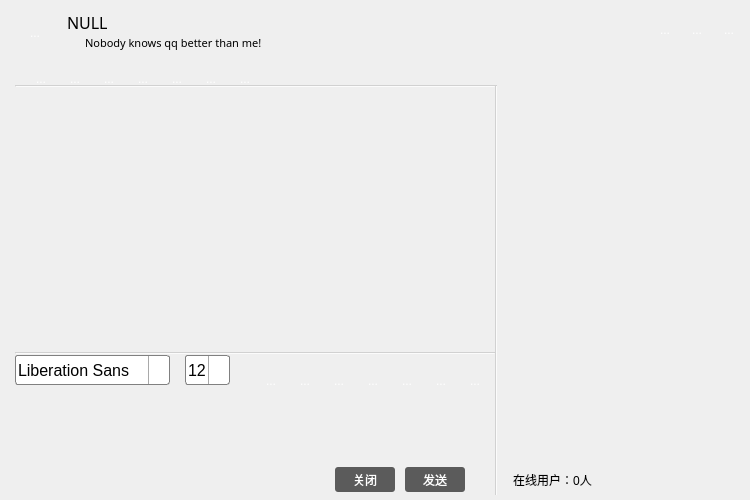
<?xml version="1.0" encoding="UTF-8"?>
<ui version="4.0">
 <class>ClientWin</class>
 <widget class="QWidget" name="ClientWin">
  <property name="geometry">
   <rect>
    <x>0</x>
    <y>0</y>
    <width>750</width>
    <height>500</height>
   </rect>
  </property>
  <property name="sizePolicy">
   <sizepolicy hsizetype="Expanding" vsizetype="Expanding">
    <horstretch>0</horstretch>
    <verstretch>0</verstretch>
   </sizepolicy>
  </property>
  <property name="minimumSize">
   <size>
    <width>750</width>
    <height>500</height>
   </size>
  </property>
  <property name="maximumSize">
   <size>
    <width>750</width>
    <height>500</height>
   </size>
  </property>
  <property name="windowTitle">
   <string>QQ</string>
  </property>
  <property name="autoFillBackground">
   <bool>false</bool>
  </property>
  <property name="styleSheet">
   <string notr="true"/>
  </property>
  <widget class="QStackedWidget" name="stackedWidget">
   <property name="geometry">
    <rect>
     <x>5</x>
     <y>5</y>
     <width>740</width>
     <height>490</height>
    </rect>
   </property>
   <property name="minimumSize">
    <size>
     <width>740</width>
     <height>490</height>
    </size>
   </property>
   <property name="maximumSize">
    <size>
     <width>740</width>
     <height>490</height>
    </size>
   </property>
   <property name="styleSheet">
    <string notr="true">QStackedWidget {background-image: url(:/images/background.jpg);}
</string>
   </property>
   <property name="frameShape">
    <enum>QFrame::NoFrame</enum>
   </property>
   <property name="frameShadow">
    <enum>QFrame::Sunken</enum>
   </property>
   <property name="lineWidth">
    <number>1</number>
   </property>
   <property name="midLineWidth">
    <number>0</number>
   </property>
   <widget class="QWidget" name="page">
    <widget class="QTextBrowser" name="messageBrowser">
     <property name="geometry">
      <rect>
       <x>10</x>
       <y>100</y>
       <width>480</width>
       <height>250</height>
      </rect>
     </property>
     <property name="minimumSize">
      <size>
       <width>480</width>
       <height>250</height>
      </size>
     </property>
     <property name="maximumSize">
      <size>
       <width>480</width>
       <height>250</height>
      </size>
     </property>
     <property name="font">
      <font>
       <pointsize>12</pointsize>
      </font>
     </property>
     <property name="styleSheet">
      <string notr="true">QTextBrowser { background-color: rgb(255, 255, 255,0); border-radius: 3px; color: rgb(0, 0, 0); }</string>
     </property>
     <property name="lineWidth">
      <number>1</number>
     </property>
     <property name="tabStopWidth">
      <number>80</number>
     </property>
     <property name="cursorWidth">
      <number>1</number>
     </property>
    </widget>
    <widget class="QTextEdit" name="messageTextEdit">
     <property name="geometry">
      <rect>
       <x>10</x>
       <y>390</y>
       <width>480</width>
       <height>70</height>
      </rect>
     </property>
     <property name="minimumSize">
      <size>
       <width>480</width>
       <height>70</height>
      </size>
     </property>
     <property name="maximumSize">
      <size>
       <width>16777215</width>
       <height>16777215</height>
      </size>
     </property>
     <property name="font">
      <font>
       <pointsize>12</pointsize>
      </font>
     </property>
     <property name="styleSheet">
      <string notr="true">QTextEdit { background-color: rgb(255, 255, 255,0); border-radius: 3px;color: rgb(0, 0, 0);  }


</string>
     </property>
     <property name="lineWidth">
      <number>1</number>
     </property>
    </widget>
    <widget class="QPushButton" name="sendButton">
     <property name="geometry">
      <rect>
       <x>400</x>
       <y>462</y>
       <width>60</width>
       <height>25</height>
      </rect>
     </property>
     <property name="minimumSize">
      <size>
       <width>60</width>
       <height>25</height>
      </size>
     </property>
     <property name="maximumSize">
      <size>
       <width>103</width>
       <height>41</height>
      </size>
     </property>
     <property name="styleSheet">
      <string notr="true">QPushButton { background-color: rgb(50, 50, 50,200); border-radius: 3px; color: rgb(255, 255, 255); }
 QPushButton:hover { background-color: rgb(50, 50, 50,255);}
</string>
     </property>
     <property name="text">
      <string>发送</string>
     </property>
    </widget>
    <widget class="QPushButton" name="exitButton">
     <property name="geometry">
      <rect>
       <x>330</x>
       <y>462</y>
       <width>60</width>
       <height>25</height>
      </rect>
     </property>
     <property name="minimumSize">
      <size>
       <width>60</width>
       <height>25</height>
      </size>
     </property>
     <property name="maximumSize">
      <size>
       <width>103</width>
       <height>41</height>
      </size>
     </property>
     <property name="styleSheet">
      <string notr="true">QPushButton { background-color: rgb(50, 50, 50,200); border-radius: 3px; color: rgb(255, 255, 255); }
 QPushButton:hover { background-color: rgb(50, 50, 50,255);}
</string>
     </property>
     <property name="text">
      <string>关闭</string>
     </property>
    </widget>
    <widget class="Line" name="line">
     <property name="geometry">
      <rect>
       <x>10</x>
       <y>347</y>
       <width>480</width>
       <height>2</height>
      </rect>
     </property>
     <property name="styleSheet">
      <string notr="true">background-color: rgba(255, 255, 255, 125);</string>
     </property>
     <property name="frameShadow">
      <enum>QFrame::Sunken</enum>
     </property>
     <property name="lineWidth">
      <number>1</number>
     </property>
     <property name="orientation">
      <enum>Qt::Horizontal</enum>
     </property>
    </widget>
    <widget class="Line" name="line_2">
     <property name="geometry">
      <rect>
       <x>490</x>
       <y>80</y>
       <width>2</width>
       <height>415</height>
      </rect>
     </property>
     <property name="styleSheet">
      <string notr="true">background-color: rgba(255, 255, 255, 125);</string>
     </property>
     <property name="orientation">
      <enum>Qt::Vertical</enum>
     </property>
    </widget>
    <widget class="QFontComboBox" name="fontComboBox">
     <property name="enabled">
      <bool>true</bool>
     </property>
     <property name="geometry">
      <rect>
       <x>10</x>
       <y>350</y>
       <width>155</width>
       <height>30</height>
      </rect>
     </property>
     <property name="minimumSize">
      <size>
       <width>155</width>
       <height>30</height>
      </size>
     </property>
     <property name="maximumSize">
      <size>
       <width>155</width>
       <height>30</height>
      </size>
     </property>
     <property name="font">
      <font>
       <pointsize>12</pointsize>
      </font>
     </property>
     <property name="mouseTracking">
      <bool>false</bool>
     </property>
     <property name="acceptDrops">
      <bool>false</bool>
     </property>
     <property name="styleSheet">
      <string notr="true">QComboBox {
	background-color: rgb(255, 255, 255);
    border: 1px solid gray;
    border-radius: 3px;
    padding: 1px 2px 1px 2px;  /*针对于组合框中的文本内容*/
    /*min-width: 9em;   组合框的最小宽度*/
}
QComboBox::drop-down {
    subcontrol-origin: padding;
    subcontrol-position: top right;
    width: 20px;

    border-left-width: 1px;
    border-left-color: darkgray;
    border-left-style: solid; 
    border-top-right-radius: 3px; 
    border-bottom-right-radius: 3px;
}
QComboBox::down-arrow {
    image: url(:/images/QComboBox);
}
QComboBox::drop-down:hover { background-color: rgb(50, 50, 50,255);}</string>
     </property>
     <property name="editable">
      <bool>false</bool>
     </property>
    </widget>
    <widget class="QComboBox" name="sizeComboBox">
     <property name="geometry">
      <rect>
       <x>180</x>
       <y>350</y>
       <width>45</width>
       <height>30</height>
      </rect>
     </property>
     <property name="sizePolicy">
      <sizepolicy hsizetype="Preferred" vsizetype="Fixed">
       <horstretch>0</horstretch>
       <verstretch>1</verstretch>
      </sizepolicy>
     </property>
     <property name="minimumSize">
      <size>
       <width>45</width>
       <height>30</height>
      </size>
     </property>
     <property name="maximumSize">
      <size>
       <width>45</width>
       <height>30</height>
      </size>
     </property>
     <property name="font">
      <font>
       <pointsize>12</pointsize>
      </font>
     </property>
     <property name="styleSheet">
      <string notr="true">QComboBox {
	background-color: rgb(255, 255, 255);
    border: 1px solid gray;
    border-radius: 3px;
    padding: 1px 2px 1px 2px;  /*针对于组合框中的文本内容*/
    /*min-width: 9em;   组合框的最小宽度*/
}
QComboBox::drop-down {
    subcontrol-origin: padding;
    subcontrol-position: top right;
    width: 20px;

    border-left-width: 1px;
    border-left-color: darkgray;
    border-left-style: solid; 
    border-top-right-radius: 3px; 
    border-bottom-right-radius: 3px;
}
QComboBox::down-arrow {
    image: url(:/images/QComboBox);
}
QComboBox::drop-down:hover { background-color: rgb(50, 50, 50,255);}</string>
     </property>
     <property name="currentIndex">
      <number>3</number>
     </property>
     <item>
      <property name="text">
       <string>9</string>
      </property>
     </item>
     <item>
      <property name="text">
       <string>10</string>
      </property>
     </item>
     <item>
      <property name="text">
       <string>11</string>
      </property>
     </item>
     <item>
      <property name="text">
       <string>12</string>
      </property>
     </item>
     <item>
      <property name="text">
       <string>13</string>
      </property>
     </item>
     <item>
      <property name="text">
       <string>14</string>
      </property>
     </item>
     <item>
      <property name="text">
       <string>15</string>
      </property>
     </item>
     <item>
      <property name="text">
       <string>16</string>
      </property>
     </item>
     <item>
      <property name="text">
       <string>17</string>
      </property>
     </item>
     <item>
      <property name="text">
       <string>18</string>
      </property>
     </item>
     <item>
      <property name="text">
       <string>19</string>
      </property>
     </item>
     <item>
      <property name="text">
       <string>20</string>
      </property>
     </item>
     <item>
      <property name="text">
       <string>21</string>
      </property>
     </item>
     <item>
      <property name="text">
       <string>22</string>
      </property>
     </item>
    </widget>
    <widget class="QWidget" name="layoutWidget">
     <property name="geometry">
      <rect>
       <x>240</x>
       <y>350</y>
       <width>254</width>
       <height>32</height>
      </rect>
     </property>
     <layout class="QHBoxLayout" name="horizontalLayout">
      <item>
       <widget class="QToolButton" name="boldToolButton">
        <property name="minimumSize">
         <size>
          <width>30</width>
          <height>30</height>
         </size>
        </property>
        <property name="maximumSize">
         <size>
          <width>30</width>
          <height>30</height>
         </size>
        </property>
        <property name="toolTip">
         <string>加粗</string>
        </property>
        <property name="styleSheet">
         <string notr="true">QToolButton { background-color: rgb(50, 50, 50,0); border-radius: 3px; color: rgb(255, 255, 255); }
QToolButton:hover { background-color: rgb(50, 50, 50,255);}</string>
        </property>
        <property name="text">
         <string>...</string>
        </property>
        <property name="icon">
         <iconset resource="images.qrc">
          <normaloff>:/images/bold.png</normaloff>:/images/bold.png</iconset>
        </property>
        <property name="checkable">
         <bool>true</bool>
        </property>
       </widget>
      </item>
      <item>
       <widget class="QToolButton" name="italicToolButton">
        <property name="minimumSize">
         <size>
          <width>30</width>
          <height>30</height>
         </size>
        </property>
        <property name="maximumSize">
         <size>
          <width>30</width>
          <height>30</height>
         </size>
        </property>
        <property name="toolTip">
         <string>倾斜</string>
        </property>
        <property name="styleSheet">
         <string notr="true">QToolButton { background-color: rgb(50, 50, 50,0); border-radius: 3px; color: rgb(255, 255, 255); }
QToolButton:hover { background-color: rgb(50, 50, 50,255);}</string>
        </property>
        <property name="text">
         <string>...</string>
        </property>
        <property name="icon">
         <iconset resource="images.qrc">
          <normaloff>:/images/italic.png</normaloff>:/images/italic.png</iconset>
        </property>
        <property name="checkable">
         <bool>true</bool>
        </property>
       </widget>
      </item>
      <item>
       <widget class="QToolButton" name="underlineToolButton">
        <property name="minimumSize">
         <size>
          <width>30</width>
          <height>30</height>
         </size>
        </property>
        <property name="maximumSize">
         <size>
          <width>30</width>
          <height>30</height>
         </size>
        </property>
        <property name="toolTip">
         <string>下划线</string>
        </property>
        <property name="styleSheet">
         <string notr="true">QToolButton { background-color: rgb(50, 50, 50,0); border-radius: 3px; color: rgb(255, 255, 255); }
QToolButton:hover { background-color: rgb(50, 50, 50,255);}</string>
        </property>
        <property name="text">
         <string>...</string>
        </property>
        <property name="icon">
         <iconset resource="images.qrc">
          <normaloff>:/images/under.png</normaloff>:/images/under.png</iconset>
        </property>
        <property name="checkable">
         <bool>true</bool>
        </property>
       </widget>
      </item>
      <item>
       <widget class="QToolButton" name="colorToolButton">
        <property name="minimumSize">
         <size>
          <width>30</width>
          <height>30</height>
         </size>
        </property>
        <property name="maximumSize">
         <size>
          <width>30</width>
          <height>30</height>
         </size>
        </property>
        <property name="toolTip">
         <string>更改字体颜色</string>
        </property>
        <property name="styleSheet">
         <string notr="true">QToolButton { background-color: rgb(50, 50, 50,0); border-radius: 3px; color: rgb(255, 255, 255); }
QToolButton:hover { background-color: rgb(50, 50, 50,255);}</string>
        </property>
        <property name="text">
         <string>...</string>
        </property>
        <property name="icon">
         <iconset resource="images.qrc">
          <normaloff>:/images/color.png</normaloff>:/images/color.png</iconset>
        </property>
       </widget>
      </item>
      <item>
       <widget class="QToolButton" name="sendToolButton">
        <property name="minimumSize">
         <size>
          <width>30</width>
          <height>30</height>
         </size>
        </property>
        <property name="maximumSize">
         <size>
          <width>30</width>
          <height>30</height>
         </size>
        </property>
        <property name="toolTip">
         <string>传输文件</string>
        </property>
        <property name="styleSheet">
         <string notr="true">QToolButton { background-color: rgb(50, 50, 50,0); border-radius: 3px; color: rgb(255, 255, 255); }
QToolButton:hover { background-color: rgb(50, 50, 50,255);}</string>
        </property>
        <property name="text">
         <string>...</string>
        </property>
        <property name="icon">
         <iconset resource="images.qrc">
          <normaloff>:/images/send.png</normaloff>:/images/send.png</iconset>
        </property>
       </widget>
      </item>
      <item>
       <widget class="QToolButton" name="saveToolButton">
        <property name="minimumSize">
         <size>
          <width>30</width>
          <height>30</height>
         </size>
        </property>
        <property name="maximumSize">
         <size>
          <width>30</width>
          <height>30</height>
         </size>
        </property>
        <property name="toolTip">
         <string>保存聊天记录</string>
        </property>
        <property name="styleSheet">
         <string notr="true">QToolButton { background-color: rgb(50, 50, 50,0); border-radius: 3px; color: rgb(255, 255, 255); }
QToolButton:hover { background-color: rgb(50, 50, 50,255);}</string>
        </property>
        <property name="text">
         <string>...</string>
        </property>
        <property name="icon">
         <iconset resource="images.qrc">
          <normaloff>:/images/save.png</normaloff>:/images/save.png</iconset>
        </property>
       </widget>
      </item>
      <item>
       <widget class="QToolButton" name="clearToolButton">
        <property name="minimumSize">
         <size>
          <width>30</width>
          <height>30</height>
         </size>
        </property>
        <property name="maximumSize">
         <size>
          <width>30</width>
          <height>30</height>
         </size>
        </property>
        <property name="toolTip">
         <string>清除聊天记录</string>
        </property>
        <property name="styleSheet">
         <string notr="true">QToolButton { background-color: rgb(50, 50, 50,0); border-radius: 3px; color: rgb(255, 255, 255); }
QToolButton:hover { background-color: rgb(50, 50, 50,255);}</string>
        </property>
        <property name="text">
         <string>...</string>
        </property>
        <property name="icon">
         <iconset resource="images.qrc">
          <normaloff>:/images/clear.png</normaloff>:/images/clear.png</iconset>
        </property>
       </widget>
      </item>
     </layout>
    </widget>
    <widget class="Line" name="line_3">
     <property name="geometry">
      <rect>
       <x>10</x>
       <y>80</y>
       <width>480</width>
       <height>2</height>
      </rect>
     </property>
     <property name="styleSheet">
      <string notr="true">background-color: rgba(255, 255, 255, 125);</string>
     </property>
     <property name="orientation">
      <enum>Qt::Horizontal</enum>
     </property>
    </widget>
    <widget class="QToolButton" name="toolButton_8">
     <property name="geometry">
      <rect>
       <x>10</x>
       <y>8</y>
       <width>40</width>
       <height>40</height>
      </rect>
     </property>
     <property name="sizePolicy">
      <sizepolicy hsizetype="Fixed" vsizetype="Fixed">
       <horstretch>40</horstretch>
       <verstretch>40</verstretch>
      </sizepolicy>
     </property>
     <property name="minimumSize">
      <size>
       <width>40</width>
       <height>40</height>
      </size>
     </property>
     <property name="styleSheet">
      <string notr="true">QToolButton { background-color: rgb(50, 50, 50,0); border-radius: 3px; color: rgb(255, 255, 255); }</string>
     </property>
     <property name="text">
      <string>...</string>
     </property>
     <property name="icon">
      <iconset resource="images.qrc">
       <normaloff>:/images/head.jpg</normaloff>:/images/head.jpg</iconset>
     </property>
     <property name="iconSize">
      <size>
       <width>40</width>
       <height>40</height>
      </size>
     </property>
    </widget>
    <widget class="QLabel" name="label">
     <property name="geometry">
      <rect>
       <x>80</x>
       <y>30</y>
       <width>221</width>
       <height>16</height>
      </rect>
     </property>
     <property name="font">
      <font>
       <family>微软雅黑</family>
       <pointsize>8</pointsize>
      </font>
     </property>
     <property name="text">
      <string>Nobody knows qq better than me!</string>
     </property>
    </widget>
    <widget class="QLabel" name="label_2">
     <property name="geometry">
      <rect>
       <x>62</x>
       <y>5</y>
       <width>100</width>
       <height>25</height>
      </rect>
     </property>
     <property name="minimumSize">
      <size>
       <width>100</width>
       <height>25</height>
      </size>
     </property>
     <property name="baseSize">
      <size>
       <width>100</width>
       <height>25</height>
      </size>
     </property>
     <property name="font">
      <font>
       <family>微软雅黑</family>
       <pointsize>12</pointsize>
      </font>
     </property>
     <property name="text">
      <string>NULL</string>
     </property>
    </widget>
    <widget class="QWidget" name="layoutWidget">
     <property name="geometry">
      <rect>
       <x>10</x>
       <y>48</y>
       <width>254</width>
       <height>32</height>
      </rect>
     </property>
     <layout class="QHBoxLayout" name="horizontalLayout_2">
      <item>
       <widget class="QToolButton" name="toolButton">
        <property name="minimumSize">
         <size>
          <width>30</width>
          <height>30</height>
         </size>
        </property>
        <property name="maximumSize">
         <size>
          <width>30</width>
          <height>30</height>
         </size>
        </property>
        <property name="toolTip">
         <string>发起语音通话</string>
        </property>
        <property name="styleSheet">
         <string notr="true">QToolButton { background-color: rgb(50, 50, 50,0); border-radius: 3px; color: rgb(255, 255, 255); }
QToolButton:hover { background-color: rgb(50, 50, 50,255);}</string>
        </property>
        <property name="text">
         <string>...</string>
        </property>
        <property name="icon">
         <iconset resource="images.qrc">
          <normaloff>:/images/mcallphone.png</normaloff>:/images/mcallphone.png</iconset>
        </property>
        <property name="iconSize">
         <size>
          <width>30</width>
          <height>30</height>
         </size>
        </property>
       </widget>
      </item>
      <item>
       <widget class="QToolButton" name="toolButton_2">
        <property name="minimumSize">
         <size>
          <width>30</width>
          <height>30</height>
         </size>
        </property>
        <property name="maximumSize">
         <size>
          <width>30</width>
          <height>30</height>
         </size>
        </property>
        <property name="toolTip">
         <string>发起视频通话</string>
        </property>
        <property name="styleSheet">
         <string notr="true">QToolButton { background-color: rgb(50, 50, 50,0); border-radius: 3px; color: rgb(255, 255, 255); }
QToolButton:hover { background-color: rgb(50, 50, 50,255);}</string>
        </property>
        <property name="text">
         <string>...</string>
        </property>
        <property name="icon">
         <iconset resource="images.qrc">
          <normaloff>:/images/video.png</normaloff>:/images/video.png</iconset>
        </property>
        <property name="iconSize">
         <size>
          <width>30</width>
          <height>30</height>
         </size>
        </property>
       </widget>
      </item>
      <item>
       <widget class="QToolButton" name="toolButton_3">
        <property name="minimumSize">
         <size>
          <width>30</width>
          <height>30</height>
         </size>
        </property>
        <property name="maximumSize">
         <size>
          <width>30</width>
          <height>30</height>
         </size>
        </property>
        <property name="toolTip">
         <string>远程演示</string>
        </property>
        <property name="styleSheet">
         <string notr="true">QToolButton { background-color: rgb(50, 50, 50,0); border-radius: 3px; color: rgb(255, 255, 255); }
QToolButton:hover { background-color: rgb(50, 50, 50,255);}</string>
        </property>
        <property name="text">
         <string>...</string>
        </property>
        <property name="icon">
         <iconset resource="images.qrc">
          <normaloff>:/images/control.png</normaloff>:/images/control.png</iconset>
        </property>
        <property name="iconSize">
         <size>
          <width>30</width>
          <height>30</height>
         </size>
        </property>
       </widget>
      </item>
      <item>
       <widget class="QToolButton" name="toolButton_4">
        <property name="minimumSize">
         <size>
          <width>30</width>
          <height>30</height>
         </size>
        </property>
        <property name="maximumSize">
         <size>
          <width>30</width>
          <height>30</height>
         </size>
        </property>
        <property name="toolTip">
         <string>传送文件</string>
        </property>
        <property name="styleSheet">
         <string notr="true">QToolButton { background-color: rgb(50, 50, 50,0); border-radius: 3px; color: rgb(255, 255, 255); }
QToolButton:hover { background-color: rgb(50, 50, 50,255);}</string>
        </property>
        <property name="text">
         <string>...</string>
        </property>
        <property name="icon">
         <iconset resource="images.qrc">
          <normaloff>:/images/file.png</normaloff>:/images/file.png</iconset>
        </property>
        <property name="iconSize">
         <size>
          <width>30</width>
          <height>30</height>
         </size>
        </property>
       </widget>
      </item>
      <item>
       <widget class="QToolButton" name="toolButton_5">
        <property name="minimumSize">
         <size>
          <width>30</width>
          <height>30</height>
         </size>
        </property>
        <property name="maximumSize">
         <size>
          <width>30</width>
          <height>30</height>
         </size>
        </property>
        <property name="toolTip">
         <string>远程桌面</string>
        </property>
        <property name="styleSheet">
         <string notr="true">QToolButton { background-color: rgb(50, 50, 50,0); border-radius: 3px; color: rgb(255, 255, 255); }
QToolButton:hover { background-color: rgb(50, 50, 50,255);}</string>
        </property>
        <property name="text">
         <string>...</string>
        </property>
        <property name="icon">
         <iconset resource="images.qrc">
          <normaloff>:/images/table.png</normaloff>:/images/table.png</iconset>
        </property>
        <property name="iconSize">
         <size>
          <width>30</width>
          <height>30</height>
         </size>
        </property>
       </widget>
      </item>
      <item>
       <widget class="QToolButton" name="toolButton_6">
        <property name="minimumSize">
         <size>
          <width>30</width>
          <height>30</height>
         </size>
        </property>
        <property name="maximumSize">
         <size>
          <width>30</width>
          <height>30</height>
         </size>
        </property>
        <property name="toolTip">
         <string>发起多人聊天</string>
        </property>
        <property name="styleSheet">
         <string notr="true">QToolButton { background-color: rgb(50, 50, 50,0); border-radius: 3px; color: rgb(255, 255, 255); }
QToolButton:hover { background-color: rgb(50, 50, 50,255);}</string>
        </property>
        <property name="text">
         <string>...</string>
        </property>
        <property name="icon">
         <iconset resource="images.qrc">
          <normaloff>:/images/people.png</normaloff>:/images/people.png</iconset>
        </property>
        <property name="iconSize">
         <size>
          <width>30</width>
          <height>30</height>
         </size>
        </property>
       </widget>
      </item>
      <item>
       <widget class="QToolButton" name="toolButton_7">
        <property name="minimumSize">
         <size>
          <width>30</width>
          <height>30</height>
         </size>
        </property>
        <property name="maximumSize">
         <size>
          <width>30</width>
          <height>30</height>
         </size>
        </property>
        <property name="toolTip">
         <string>应用</string>
        </property>
        <property name="styleSheet">
         <string notr="true">QToolButton { background-color: rgb(50, 50, 50,0); border-radius: 3px; color: rgb(255, 255, 255); }
QToolButton:hover { background-color: rgb(50, 50, 50,255);}</string>
        </property>
        <property name="text">
         <string>...</string>
        </property>
        <property name="icon">
         <iconset resource="images.qrc">
          <normaloff>:/images/software.png</normaloff>:/images/software.png</iconset>
        </property>
        <property name="iconSize">
         <size>
          <width>30</width>
          <height>30</height>
         </size>
        </property>
       </widget>
      </item>
     </layout>
    </widget>
    <widget class="QPushButton" name="pushButton">
     <property name="geometry">
      <rect>
       <x>59</x>
       <y>30</y>
       <width>16</width>
       <height>16</height>
      </rect>
     </property>
     <property name="minimumSize">
      <size>
       <width>16</width>
       <height>16</height>
      </size>
     </property>
     <property name="maximumSize">
      <size>
       <width>16</width>
       <height>16</height>
      </size>
     </property>
     <property name="styleSheet">
      <string notr="true">QPushButton { background-color: rgb(50, 50, 50,0); border-radius: 3px; color: rgb(255, 255, 255); }
QPushButton:hover { background-color: rgb(50, 50, 50,255);}</string>
     </property>
     <property name="text">
      <string/>
     </property>
     <property name="icon">
      <iconset resource="images.qrc">
       <normaloff>:/images/star.png</normaloff>:/images/star.png</iconset>
     </property>
    </widget>
    <widget class="QLabel" name="userNumLabel">
     <property name="geometry">
      <rect>
       <x>480</x>
       <y>460</y>
       <width>135</width>
       <height>30</height>
      </rect>
     </property>
     <property name="minimumSize">
      <size>
       <width>135</width>
       <height>30</height>
      </size>
     </property>
     <property name="maximumSize">
      <size>
       <width>157</width>
       <height>41</height>
      </size>
     </property>
     <property name="font">
      <font>
       <pointsize>9</pointsize>
      </font>
     </property>
     <property name="styleSheet">
      <string notr="true"/>
     </property>
     <property name="text">
      <string>在线用户：0人</string>
     </property>
     <property name="alignment">
      <set>Qt::AlignCenter</set>
     </property>
    </widget>
    <widget class="QWidget" name="layoutWidget">
     <property name="geometry">
      <rect>
       <x>602</x>
       <y>-1</y>
       <width>143</width>
       <height>32</height>
      </rect>
     </property>
     <layout class="QHBoxLayout" name="horizontalLayout_3">
      <item>
       <widget class="MenuButton" name="menuButton">
        <property name="minimumSize">
         <size>
          <width>30</width>
          <height>30</height>
         </size>
        </property>
        <property name="maximumSize">
         <size>
          <width>30</width>
          <height>30</height>
         </size>
        </property>
        <property name="toolTip">
         <string>皮肤</string>
        </property>
        <property name="statusTip">
         <string/>
        </property>
        <property name="whatsThis">
         <string/>
        </property>
        <property name="accessibleName">
         <string/>
        </property>
        <property name="accessibleDescription">
         <string/>
        </property>
        <property name="styleSheet">
         <string notr="true">QPushButton { background-color: rgb(50, 50, 50,0); border-radius: 3px; color: rgb(255, 255, 255); }
QPushButton:hover { background-color: rgb(50, 50, 50,255);}</string>
        </property>
        <property name="text">
         <string/>
        </property>
        <property name="icon">
         <iconset resource="images.qrc">
          <normaloff>:/images/menu.png</normaloff>:/images/menu.png</iconset>
        </property>
       </widget>
      </item>
      <item>
       <widget class="QToolButton" name="minButton">
        <property name="minimumSize">
         <size>
          <width>30</width>
          <height>30</height>
         </size>
        </property>
        <property name="maximumSize">
         <size>
          <width>30</width>
          <height>30</height>
         </size>
        </property>
        <property name="toolTip">
         <string>最小化</string>
        </property>
        <property name="styleSheet">
         <string notr="true">QToolButton { background-color: rgb(50, 50, 50,0); border-radius: 3px; color: rgb(255, 255, 255); }
QToolButton:hover { background-color: rgb(50, 50, 50,255);}</string>
        </property>
        <property name="text">
         <string>...</string>
        </property>
        <property name="icon">
         <iconset resource="images.qrc">
          <normaloff>:/images/min.png</normaloff>:/images/min.png</iconset>
        </property>
       </widget>
      </item>
      <item>
       <widget class="QToolButton" name="maxButton">
        <property name="minimumSize">
         <size>
          <width>30</width>
          <height>30</height>
         </size>
        </property>
        <property name="maximumSize">
         <size>
          <width>30</width>
          <height>30</height>
         </size>
        </property>
        <property name="toolTip">
         <string>最大化</string>
        </property>
        <property name="styleSheet">
         <string notr="true">QToolButton { background-color: rgb(50, 50, 50,0); border-radius: 3px; color: rgb(255, 255, 255); }
QToolButton:hover { background-color: rgb(50, 50, 50,255);}</string>
        </property>
        <property name="text">
         <string>...</string>
        </property>
        <property name="icon">
         <iconset resource="images.qrc">
          <normaloff>:/images/max.png</normaloff>:/images/max.png</iconset>
        </property>
       </widget>
      </item>
      <item>
       <widget class="QToolButton" name="closeButton">
        <property name="minimumSize">
         <size>
          <width>30</width>
          <height>30</height>
         </size>
        </property>
        <property name="maximumSize">
         <size>
          <width>30</width>
          <height>30</height>
         </size>
        </property>
        <property name="toolTip">
         <string>关闭</string>
        </property>
        <property name="styleSheet">
         <string notr="true">QToolButton { background-color: rgb(50, 50, 50,0); border-radius: 3px; color: rgb(255, 255, 255); }
QToolButton:hover { background-color: rgb(50, 50, 50,255);}</string>
        </property>
        <property name="text">
         <string>...</string>
        </property>
        <property name="icon">
         <iconset resource="images.qrc">
          <normaloff>:/images/exit.png</normaloff>:/images/exit.png</iconset>
        </property>
       </widget>
      </item>
     </layout>
    </widget>
    <widget class="QTableWidget" name="userTableWidget">
     <property name="geometry">
      <rect>
       <x>496</x>
       <y>85</y>
       <width>255</width>
       <height>380</height>
      </rect>
     </property>
     <property name="minimumSize">
      <size>
       <width>255</width>
       <height>380</height>
      </size>
     </property>
     <property name="maximumSize">
      <size>
       <width>255</width>
       <height>380</height>
      </size>
     </property>
     <property name="font">
      <font>
       <pointsize>8</pointsize>
      </font>
     </property>
     <property name="styleSheet">
      <string notr="true">QTableWidget { background-color: rgb(255, 132, 139,0); border-radius: 3px; color: rgb(0,0,0); }</string>
     </property>
     <property name="alternatingRowColors">
      <bool>false</bool>
     </property>
     <property name="selectionMode">
      <enum>QAbstractItemView::SingleSelection</enum>
     </property>
     <property name="selectionBehavior">
      <enum>QAbstractItemView::SelectRows</enum>
     </property>
     <property name="showGrid">
      <bool>false</bool>
     </property>
     <property name="gridStyle">
      <enum>Qt::SolidLine</enum>
     </property>
     <attribute name="horizontalHeaderVisible">
      <bool>false</bool>
     </attribute>
     <attribute name="horizontalHeaderCascadingSectionResizes">
      <bool>false</bool>
     </attribute>
     <attribute name="horizontalHeaderDefaultSectionSize">
      <number>83</number>
     </attribute>
     <attribute name="horizontalHeaderHighlightSections">
      <bool>false</bool>
     </attribute>
     <attribute name="horizontalHeaderMinimumSectionSize">
      <number>83</number>
     </attribute>
     <attribute name="horizontalHeaderShowSortIndicator" stdset="0">
      <bool>false</bool>
     </attribute>
     <attribute name="horizontalHeaderStretchLastSection">
      <bool>false</bool>
     </attribute>
     <attribute name="verticalHeaderVisible">
      <bool>false</bool>
     </attribute>
     <attribute name="verticalHeaderHighlightSections">
      <bool>false</bool>
     </attribute>
     <attribute name="verticalHeaderMinimumSectionSize">
      <number>30</number>
     </attribute>
     <column>
      <property name="text">
       <string>用户名</string>
      </property>
      <property name="textAlignment">
       <set>AlignHCenter|AlignVCenter|AlignCenter</set>
      </property>
      <property name="background">
       <color>
        <red>0</red>
        <green>0</green>
        <blue>0</blue>
       </color>
      </property>
     </column>
     <column>
      <property name="text">
       <string>主机名</string>
      </property>
      <property name="textAlignment">
       <set>AlignHCenter|AlignVCenter|AlignCenter</set>
      </property>
     </column>
     <column>
      <property name="text">
       <string>IP地址</string>
      </property>
      <property name="textAlignment">
       <set>AlignHCenter|AlignVCenter|AlignCenter</set>
      </property>
     </column>
    </widget>
   </widget>
   <widget class="QWidget" name="page_2"/>
  </widget>
 </widget>
 <layoutdefault spacing="6" margin="11"/>
 <customwidgets>
  <customwidget>
   <class>MenuButton</class>
   <extends>QPushButton</extends>
   <header>menubutton.h</header>
  </customwidget>
 </customwidgets>
 <resources>
  <include location="images.qrc"/>
 </resources>
 <connections/>
</ui>
